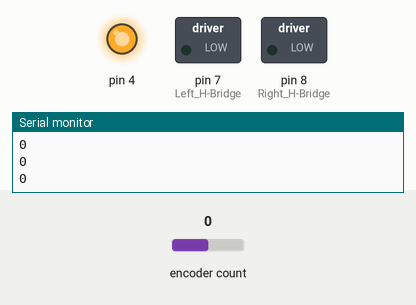
A sketch run on a simulated Arduino Uno, built with avr-gcc and run on an emulated ATmega328P. Parts: switched loads named in the sketch (green lamp = pin HIGH), output pins drawn as LEDs (lit = HIGH), the last lines printed to the serial monitor. Inputs (shaded band) come from the test bench; at power-on: encoder count 0. Pins used as bus, display or sensor lines are not drawn.

Above: at 1.2 s.
1.3 s: encoder count set to -1
At 2.8 s:
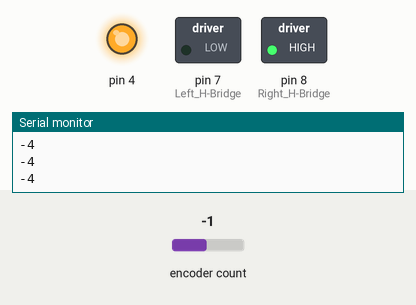
3.9 s: encoder count set to -2
At 6.8 s:
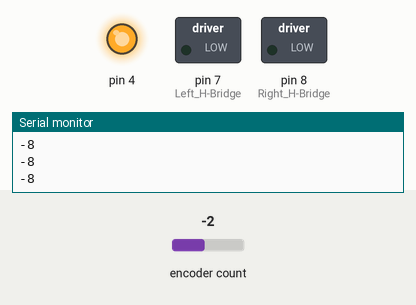
6.9 s: encoder count set to -3
Timing chart, 0 to 15.9 s (numbered marks = the images above; inputs shaded):
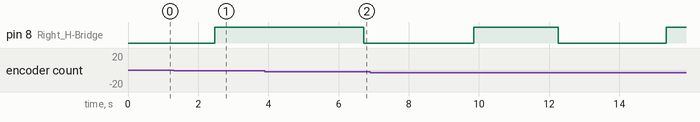

The sketch:

rdwr_test.ino
```cpp
#include <Wire.h>
#include <Encoder.h>
// #include <PID_v1.h>
#define MY_ADDR 8

#define Kp 0.016
#define Ki 0.0002
#define BATTERY_VOLTAGE 8

volatile uint8_t offset = 0;
int req_message = 1;

long int targetPos = 0;
volatile long int currentPos = 0;

int error, voltage, integral;
unsigned long Ts = 0, Tc = 0;
unsigned long lastTimeMs = 0, desiredTsMs = 10;

Encoder EncA(3,6); //Encoder is on pins 3 and 6

void setup() {
  Wire.begin(MY_ADDR);
  //recieves the information from the wire
  Wire.onReceive(receive);
  Wire.onRequest(request);
  //sets the serial so we can recieve characters
  Serial.begin(115200);

  //Pins for motor
  pinMode(4, OUTPUT);
  digitalWrite(4, HIGH);

  pinMode(7, OUTPUT); // Left H-Bridge. Determines direction
  pinMode(8, OUTPUT); // Right H-Bridge. Determines direction
  pinMode(9, OUTPUT); // Left power
  pinMode(10, OUTPUT); // Right power

}

void loop() {
  currentPos = EncA.read();

  error = targetPos - currentPos;
  integral = integral + desiredTsMs * error;

  voltage = Kp * error + Ki * integral;

  // H-Bridge Direction
  if(voltage > 0) {
    digitalWrite(8, HIGH);
  } else {
    digitalWrite(8, LOW);
  }

  int PWM = 255 * abs(voltage)/BATTERY_VOLTAGE;
  analogWrite(10, min(PWM, 255));

  while(millis() < lastTimeMs + desiredTsMs);
  lastTimeMs = millis();
  Serial.println(currentPos);
}

void request(){

  // Serial.println(currentPos);
  Wire.write(((byte *)&currentPos)[0]); // I2C opperates in byte chunks which is why we convert currentPos to byte
  Wire.write(((byte *)&currentPos)[1]); // Maybe add &currentPos instead of currentPos - Dawson Gullickson
  Wire.write(((byte *)&currentPos)[2]);
  Wire.write(((byte *)&currentPos)[3]);
}

void receive(int arg){
  Wire.read(); //reads in offset (random number). Read it first to "skip" past offset
  while (Wire.available()) {
    int fromPi = (int)Wire.read(); //reads in 0,1,2, or 3
    // Serial.println(fromPi);
    targetPos = (fromPi - 48) * 800; // Number of counts for target position. // -48 because of ASCII, 800 counts per (pi/2) rotation
  }
  if ((targetPos - currentPos) > 1600) {
    targetPos -= 3200;
  } else if ((targetPos - currentPos) < -1600) {
    targetPos += 3200;
  }
}
```

Measured:
- after the input at 1.3 s, pin 8 (Right_H-Bridge): LOW → HIGH after 1.2 s
- after the input at 3.9 s, pin 8 (Right_H-Bridge): HIGH → LOW after 2.8 s
